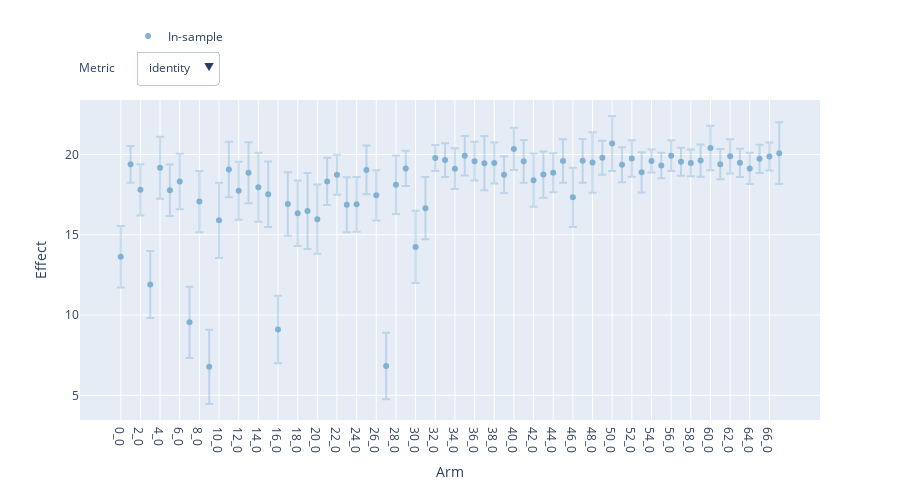

The cell this chart's notebook holds for it:
### Code cell
# Interactive plot of the target during the optimization process
render(interact_fitted(model, rel=False, ))

### Figure 1 — Plotly figure (JSON) as saved in the notebook; plotly's stock layout.template omitted (floating-point values rounded to 4 significant figures)
{"data": [{"error_y": {"array": [1.91, 1.139, 1.597, 2.09, 1.929, 1.61, 1.734, 2.214, 1.904, 2.316, 2.344, 1.729, 1.808, 1.904, 2.148, 2.036, 2.096, 1.98, 2.036, 2.372, 2.152, 1.467, 1.24, 1.714, 1.704, 1.52, 1.567, 2.075, 1.82, 1.096, 2.255, 1.942, 0.8118, 1.052, 1.27, 1.235, 1.209, 1.688, 1.283, 1.144, 1.315, 1.327, 1.656, 1.441, 1.216, 1.356, 1.839, 1.359, 1.887, 1.063, 1.711, 1.089, 1.136, 1.26, 0.7145, 0.793, 0.9582, 0.8728, 0.8366, 1.003, 1.385, 0.9439, 1.068, 0.8801, 0.9719, 0.8747, 0.8766, 1.928], "color": "rgba(128,177,211,0.4)", "type": "data"}, "hoverinfo": "text", "legendgroup": "In-sample", "marker": {"color": "rgba(128,177,211,1)"}, "mode": "markers", "name": "In-sample", "showlegend": true, "text": ["<b>Arm 0_0</b><br><br>identity: 13.632 [11.722, 15.542]<br><br><em>Parameterization:</em><br>Spin_Speed_1: 2404<br>Duration_t1: 15<br>Spin_Speed_2: 1745<br>Dispense_Speed: 203<br>Duration_t3: 13<br>Spin_Speed_3: 4494", "<b>Arm 1_0</b><br><br>identity: 19.386 [18.247, 20.525]<br><br><em>Parameterization:</em><br>Spin_Speed_1: 1835<br>Duration_t1: 17<br>Spin_Speed_2: 2289<br>Dispense_Speed: 289<br>Duration_t3: 11<br>Spin_Speed_3: 4389", "<b>Arm 2_0</b><br><br>identity: 17.802 [16.204, 19.399]<br><br><em>Parameterization:</em><br>Spin_Speed_1: 1067<br>Duration_t1: 33<br>Spin_Speed_2: 2352<br>Dispense_Speed: 235<br>Duration_t3: 5<br>Spin_Speed_3: 2861", "<b>Arm 3_0</b><br><br>identity: 11.901 [9.811, 13.991]<br><br><em>Parameterization:</em><br>Spin_Speed_1: 2276<br>Duration_t1: 18<br>Spin_Speed_2: 1821<br>Dispense_Speed: 26<br>Duration_t3: 15<br>Spin_Speed_3: 3241", "<b>Arm 4_0</b><br><br>identity: 19.171 [17.241, 21.100]<br><br><em>Parameterization:</em><br>Spin_Speed_1: 2147<br>Duration_t1: 30<br>Spin_Speed_2: 2816<br>Dispense_Speed: 290<br>Duration_t3: 29<br>Spin_Speed_3: 4981", "<b>Arm 5_0</b><br><br>identity: 17.773 [16.163, 19.383]<br><br><em>Parameterization:</em><br>Spin_Speed_1: 1152<br>Duration_t1: 28<br>Spin_Speed_2: 2734<br>Dispense_Speed: 122<br>Duration_t3: 8<br>Spin_Speed_3: 4856", "<b>Arm 6_0</b><br><br>identity: 18.318 [16.584, 20.052]<br><br><em>Parameterization:</em><br>Spin_Speed_1: 1240<br>Duration_t1: 23<br>Spin_Speed_2: 2993<br>Dispense_Speed: 190<br>Duration_t3: 19<br>Spin_Speed_3: 2560", "<b>Arm 7_0</b><br><br>identity: 9.544 [7.331, 11.758]<br><br><em>Parameterization:</em><br>Spin_Speed_1: 2471<br>Duration_t1: 21<br>Spin_Speed_2: 1394<br>Dispense_Speed: 138<br>Duration_t3: 29<br>Spin_Speed_3: 2046", "<b>Arm 8_0</b><br><br>identity: 17.067 [15.163, 18.972]<br><br><em>Parameterization:</em><br>Spin_Speed_1: 907<br>Duration_t1: 9<br>Spin_Speed_2: 2766<br>Dispense_Speed: 314<br>Duration_t3: 22<br>Spin_Speed_3: 4323", "<b>Arm 9_0</b><br><br>identity: 6.775 [4.459, 9.091]<br><br><em>Parameterization:</em><br>Spin_Speed_1: 2034<br>Duration_t1: 18<br>Spin_Speed_2: 1021<br>Dispense_Speed: 90<br>Duration_t3: 7<br>Spin_Speed_3: 4776", "<b>Arm 10_0</b><br><br>identity: 15.899 [13.555, 18.244]<br><br><em>Parameterization:</em><br>Spin_Speed_1: 540<br>Duration_t1: 19<br>Spin_Speed_2: 2383<br>Dispense_Speed: 16<br>Duration_t3: 23<br>Spin_Speed_3: 4632", "<b>Arm 11_0</b><br><br>identity: 19.061 [17.332, 20.790]<br><br><em>Parameterization:</em><br>Spin_Speed_1: 1532<br>Duration_t1: 12<br>Spin_Speed_2: 1955<br>Dispense_Speed: 383<br>Duration_t3: 18<br>Spin_Speed_3: 4137", "<b>Arm 12_0</b><br><br>identity: 17.747 [15.940, 19.555]<br><br><em>Parameterization:</em><br>Spin_Speed_1: 1024<br>Duration_t1: 8<br>Spin_Speed_2: 2631<br>Dispense_Speed: 367<br>Duration_t3: 21<br>Spin_Speed_3: 2135", "<b>Arm 13_0</b><br><br>identity: 18.866 [16.962, 20.770]<br><br><em>Parameterization:</em><br>Spin_Speed_1: 1768<br>Duration_t1: 22<br>Spin_Speed_2: 2927<br>Dispense_Speed: 77<br>Duration_t3: 10<br>Spin_Speed_3: 4208", "<b>Arm 14_0</b><br><br>identity: 17.956 [15.807, 20.104]<br><br><em>Parameterization:</em><br>Spin_Speed_1: 1598<br>Duration_t1: 29<br>Spin_Speed_2: 2592<br>Dispense_Speed: 396<br>Duration_t3: 23<br>Spin_Speed_3: 3688", "<b>Arm 15_0</b><br><br>identity: 17.521 [15.485, 19.557]<br><br><em>Parameterization:</em><br>Spin_Speed_1: 691<br>Duration_t1: 14<br>Spin_Speed_2: 1661<br>Dispense_Speed: 248<br>Duration_t3: 19<br>Spin_Speed_3: 3523", "<b>Arm 16_0</b><br><br>identity: 9.101 [7.005, 11.197]<br><br><em>Parameterization:</em><br>Spin_Speed_1: 1745<br>Duration_t1: 28<br>Spin_Speed_2: 1098<br>Dispense_Speed: 108<br>Duration_t3: 16<br>Spin_Speed_3: 2467", "<b>Arm 17_0</b><br><br>identity: 16.913 [14.933, 18.894]<br><br><em>Parameterization:</em><br>Spin_Speed_1: 2111<br>Duration_t1: 31<br>Spin_Speed_2: 2065<br>Dispense_Speed: 349<br>Duration_t3: 27<br>Spin_Speed_3: 2251", "<b>Arm 18_0</b><br><br>identity: 16.341 [14.305, 18.377]<br><br><em>Parameterization:</em><br>Spin_Speed_1: 621<br>Duration_t1: 26<br>Spin_Speed_2: 1221<br>Dispense_Speed: 51<br>Duration_t3: 26<br>Spin_Speed_3: 3907", "<b>Arm 19_0</b><br><br>identity: 16.482 [14.110, 18.854]<br><br><em>Parameterization:</em><br>Spin_Speed_1: 1442<br>Duration_t1: 9<br>Spin_Speed_2: 1297<br>Dispense_Speed: 306<br>Duration_t3: 9<br>Spin_Speed_3: 3972", "<b>Arm 20_0</b><br><br>identity: 15.973 [13.821, 18.124]<br><br><em>Parameterization:</em><br>Spin_Speed_1: 810<br>Duration_t1: 33<br>Spin_Speed_2: 1776<br>Dispense_Speed: 258<br>Duration_t3: 6<br>Spin_Speed_3: 4599", "<b>Arm 21_0</b><br><br>identity: 18.323 [16.855, 19.790]<br><br><em>Parameterization:</em><br>Spin_Speed_1: 1308<br>Duration_t1: 32<br>Spin_Speed_2: 2558<br>Dispense_Speed: 146<br>Duration_t3: 12<br>Spin_Speed_3: 3111", "<b>Arm 22_0</b><br><br>identity: 18.739 [17.498, 19.979]<br><br><em>Parameterization:</em><br>Spin_Speed_1: 1333<br>Duration_t1: 20<br>Spin_Speed_2: 1878<br>Dispense_Speed: 212<br>Duration_t3: 24<br>Spin_Speed_3: 3386", "<b>Arm 23_0</b><br><br>identity: 16.866 [15.152, 18.579]<br><br><em>Parameterization:</em><br>Spin_Speed_1: 863<br>Duration_t1: 34<br>Spin_Speed_2: 1535<br>Dispense_Speed: 104<br>Duration_t3: 25<br>Spin_Speed_3: 3160", "<b>Arm 24_0</b><br><br>identity: 16.898 [15.194, 18.602]<br><br><em>Parameterization:</em><br>Spin_Speed_1: 675<br>Duration_t1: 26<br>Spin_Speed_2: 1604<br>Dispense_Speed: 66<br>Duration_t3: 21<br>Spin_Speed_3: 2720", "<b>Arm 25_0</b><br><br>identity: 19.04 [17.521, 20.560]<br><br><em>Parameterization:</em><br>Spin_Speed_1: 1420<br>Duration_t1: 12<br>Spin_Speed_2: 2015<br>Dispense_Speed: 277<br>Duration_t3: 7<br>Spin_Speed_3: 3621", "<b>Arm 26_0</b><br><br>identity: 17.456 [15.889, 19.024]<br><br><em>Parameterization:</em><br>Spin_Speed_1: 1973<br>Duration_t1: 24<br>Spin_Speed_2: 2137<br>Dispense_Speed: 218<br>Duration_t3: 16<br>Spin_Speed_3: 2822", "<b>Arm 27_0</b><br><br>identity: 6.824 [4.749, 8.899]<br><br><em>Parameterization:</em><br>Spin_Speed_1: 2349<br>Duration_t1: 15<br>Spin_Speed_2: 1315<br>Dispense_Speed: 35<br>Duration_t3: 18<br>Spin_Speed_3: 2282", "<b>Arm 28_0</b><br><br>identity: 18.117 [16.297, 19.937]<br><br><em>Parameterization:</em><br>Spin_Speed_1: 2211<br>Duration_t1: 10<br>Spin_Speed_2: 2465<br>Dispense_Speed: 156<br>Duration_t3: 13<br>Spin_Speed_3: 2585", "<b>Arm 29_0</b><br><br>identity: 19.135 [18.040, 20.231]<br><br><em>Parameterization:</em><br>Spin_Speed_1: 1632<br>Duration_t1: 20<br>Spin_Speed_2: 2233<br>Dispense_Speed: 328<br>Duration_t3: 14<br>Spin_Speed_3: 3025", "<b>Arm 30_0</b><br><br>identity: 14.244 [11.989, 16.500]<br><br><em>Parameterization:</em><br>Spin_Speed_1: 1881<br>Duration_t1: 25<br>Spin_Speed_2: 1449<br>Dispense_Speed: 360<br>Duration_t3: 10<br>Spin_Speed_3: 3843", "<b>Arm 31_0</b><br><br>identity: 16.656 [14.714, 18.597]<br><br><em>Parameterization:</em><br>Spin_Speed_1: 953<br>Duration_t1: 13<br>Spin_Speed_2: 1167<br>Dispense_Speed: 177<br>Duration_t3: 27<br>Spin_Speed_3: 3463", "<b>Arm 32_0</b><br><br>identity: 19.783 [18.971, 20.594]<br><br><em>Parameterization:</em><br>Spin_Speed_1: 1474<br>Duration_t1: 14<br>Spin_Speed_2: 2324<br>Dispense_Speed: 250<br>Duration_t3: 19<br>Spin_Speed_3: 3910", "<b>Arm 33_0</b><br><br>identity: 19.657 [18.605, 20.708]<br><br><em>Parameterization:</em><br>Spin_Speed_1: 1515<br>Duration_t1: 16<br>Spin_Speed_2: 2676<br>Dispense_Speed: 269<br>Duration_t3: 6<br>Spin_Speed_3: 3552", "<b>Arm 34_0</b><br><br>identity: 19.115 [17.845, 20.384]<br><br><em>Parameterization:</em><br>Spin_Speed_1: 1165<br>Duration_t1: 23<br>Spin_Speed_2: 2063<br>Dispense_Speed: 241<br>Duration_t3: 32<br>Spin_Speed_3: 2863", "<b>Arm 35_0</b><br><br>identity: 19.923 [18.688, 21.158]<br><br><em>Parameterization:</em><br>Spin_Speed_1: 1913<br>Duration_t1: 13<br>Spin_Speed_2: 2671<br>Dispense_Speed: 222<br>Duration_t3: 22<br>Spin_Speed_3: 5000", "<b>Arm 36_0</b><br><br>identity: 19.585 [18.376, 20.794]<br><br><em>Parameterization:</em><br>Spin_Speed_1: 1421<br>Duration_t1: 8<br>Spin_Speed_2: 2021<br>Dispense_Speed: 279<br>Duration_t3: 25<br>Spin_Speed_3: 3002", "<b>Arm 37_0</b><br><br>identity: 19.463 [17.774, 21.151]<br><br><em>Parameterization:</em><br>Spin_Speed_1: 1840<br>Duration_t1: 5<br>Spin_Speed_2: 2401<br>Dispense_Speed: 360<br>Duration_t3: 10<br>Spin_Speed_3: 3825", "<b>Arm 38_0</b><br><br>identity: 19.472 [18.188, 20.755]<br><br><em>Parameterization:</em><br>Spin_Speed_1: 1476<br>Duration_t1: 13<br>Spin_Speed_2: 2036<br>Dispense_Speed: 242<br>Duration_t3: 25<br>Spin_Speed_3: 5000", "<b>Arm 39_0</b><br><br>identity: 18.745 [17.601, 19.889]<br><br><em>Parameterization:</em><br>Spin_Speed_1: 1096<br>Duration_t1: 20<br>Spin_Speed_2: 2295<br>Dispense_Speed: 247<br>Duration_t3: 17<br>Spin_Speed_3: 2231", "<b>Arm 40_0</b><br><br>identity: 20.345 [19.030, 21.660]<br><br><em>Parameterization:</em><br>Spin_Speed_1: 2126<br>Duration_t1: 21<br>Spin_Speed_2: 2903<br>Dispense_Speed: 266<br>Duration_t3: 9<br>Spin_Speed_3: 5000", "<b>Arm 41_0</b><br><br>identity: 19.575 [18.247, 20.902]<br><br><em>Parameterization:</em><br>Spin_Speed_1: 1600<br>Duration_t1: 18<br>Spin_Speed_2: 2444<br>Dispense_Speed: 187<br>Duration_t3: 32<br>Spin_Speed_3: 4233", "<b>Arm 42_0</b><br><br>identity: 18.404 [16.747, 20.060]<br><br><em>Parameterization:</em><br>Spin_Speed_1: 1184<br>Duration_t1: 29<br>Spin_Speed_2: 1946<br>Dispense_Speed: 191<br>Duration_t3: 35<br>Spin_Speed_3: 4204", "<b>Arm 43_0</b><br><br>identity: 18.748 [17.307, 20.189]<br><br><em>Parameterization:</em><br>Spin_Speed_1: 1210<br>Duration_t1: 18<br>Spin_Speed_2: 1933<br>Dispense_Speed: 325<br>Duration_t3: 21<br>Spin_Speed_3: 2000", "<b>Arm 44_0</b><br><br>identity: 18.869 [17.653, 20.085]<br><br><em>Parameterization:</em><br>Spin_Speed_1: 1220<br>Duration_t1: 15<br>Spin_Speed_2: 2546<br>Dispense_Speed: 198<br>Duration_t3: 11<br>Spin_Speed_3: 2783", "<b>Arm 45_0</b><br><br>identity: 19.599 [18.243, 20.955]<br><br><em>Parameterization:</em><br>Spin_Speed_1: 1570<br>Duration_t1: 5<br>Spin_Speed_2: 2329<br>Dispense_Speed: 211<br>Duration_t3: 19<br>Spin_Speed_3: 4466", "<b>Arm 46_0</b><br><br>identity: 17.33 [15.491, 19.169]<br><br><em>Parameterization:</em><br>Spin_Speed_1: 925<br>Duration_t1: 22<br>Spin_Speed_2: 2808<br>Dispense_Speed: 268<br>Duration_t3: 5<br>Spin_Speed_3: 2000", "<b>Arm 47_0</b><br><br>identity: 19.606 [18.247, 20.965]<br><br><em>Parameterization:</em><br>Spin_Speed_1: 1631<br>Duration_t1: 22<br>Spin_Speed_2: 2902<br>Dispense_Speed: 281<br>Duration_t3: 5<br>Spin_Speed_3: 3450", "<b>Arm 48_0</b><br><br>identity: 19.499 [17.612, 21.385]<br><br><em>Parameterization:</em><br>Spin_Speed_1: 1720<br>Duration_t1: 5<br>Spin_Speed_2: 2707<br>Dispense_Speed: 260<br>Duration_t3: 10<br>Spin_Speed_3: 4488", "<b>Arm 49_0</b><br><br>identity: 19.797 [18.735, 20.860]<br><br><em>Parameterization:</em><br>Spin_Speed_1: 1451<br>Duration_t1: 9<br>Spin_Speed_2: 2149<br>Dispense_Speed: 256<br>Duration_t3: 27<br>Spin_Speed_3: 3416", "<b>Arm 50_0</b><br><br>identity: 20.687 [18.976, 22.398]<br><br><em>Parameterization:</em><br>Spin_Speed_1: 2358<br>Duration_t1: 19<br>Spin_Speed_2: 2981<br>Dispense_Speed: 298<br>Duration_t3: 13<br>Spin_Speed_3: 3658", "<b>Arm 51_0</b><br><br>identity: 19.357 [18.268, 20.446]<br><br><em>Parameterization:</em><br>Spin_Speed_1: 1490<br>Duration_t1: 19<br>Spin_Speed_2: 2611<br>Dispense_Speed: 270<br>Duration_t3: 5<br>Spin_Speed_3: 4888", "<b>Arm 52_0</b><br><br>identity: 19.749 [18.613, 20.885]<br><br><em>Parameterization:</em><br>Spin_Speed_1: 1790<br>Duration_t1: 20<br>Spin_Speed_2: 2696<br>Dispense_Speed: 227<br>Duration_t3: 5<br>Spin_Speed_3: 5000", "<b>Arm 53_0</b><br><br>identity: 18.887 [17.628, 20.147]<br><br><em>Parameterization:</em><br>Spin_Speed_1: 1120<br>Duration_t1: 18<br>Spin_Speed_2: 2238<br>Dispense_Speed: 273<br>Duration_t3: 31<br>Spin_Speed_3: 3881", "<b>Arm 54_0</b><br><br>identity: 19.591 [18.876, 20.305]<br><br><em>Parameterization:</em><br>Spin_Speed_1: 1509<br>Duration_t1: 18<br>Spin_Speed_2: 2552<br>Dispense_Speed: 254<br>Duration_t3: 17<br>Spin_Speed_3: 4265", "<b>Arm 55_0</b><br><br>identity: 19.312 [18.519, 20.105]<br><br><em>Parameterization:</em><br>Spin_Speed_1: 1317<br>Duration_t1: 18<br>Spin_Speed_2: 2336<br>Dispense_Speed: 262<br>Duration_t3: 23<br>Spin_Speed_3: 4092", "<b>Arm 56_0</b><br><br>identity: 19.924 [18.965, 20.882]<br><br><em>Parameterization:</em><br>Spin_Speed_1: 1671<br>Duration_t1: 16<br>Spin_Speed_2: 2613<br>Dispense_Speed: 271<br>Duration_t3: 17<br>Spin_Speed_3: 3640", "<b>Arm 57_0</b><br><br>identity: 19.552 [18.680, 20.425]<br><br><em>Parameterization:</em><br>Spin_Speed_1: 1596<br>Duration_t1: 19<br>Spin_Speed_2: 2668<br>Dispense_Speed: 237<br>Duration_t3: 12<br>Spin_Speed_3: 4999", "<b>Arm 58_0</b><br><br>identity: 19.476 [18.639, 20.312]<br><br><em>Parameterization:</em><br>Spin_Speed_1: 1428<br>Duration_t1: 15<br>Spin_Speed_2: 2488<br>Dispense_Speed: 292<br>Duration_t3: 13<br>Spin_Speed_3: 4281", "<b>Arm 59_0</b><br><br>identity: 19.622 [18.619, 20.625]<br><br><em>Parameterization:</em><br>Spin_Speed_1: 1513<br>Duration_t1: 15<br>Spin_Speed_2: 2388<br>Dispense_Speed: 198<br>Duration_t3: 18<br>Spin_Speed_3: 4580", "<b>Arm 60_0</b><br><br>identity: 20.405 [19.020, 21.789]<br><br><em>Parameterization:</em><br>Spin_Speed_1: 2134<br>Duration_t1: 20<br>Spin_Speed_2: 2989<br>Dispense_Speed: 238<br>Duration_t3: 18<br>Spin_Speed_3: 4014", "<b>Arm 61_0</b><br><br>identity: 19.4 [18.456, 20.344]<br><br><em>Parameterization:</em><br>Spin_Speed_1: 1568<br>Duration_t1: 20<br>Spin_Speed_2: 2755<br>Dispense_Speed: 238<br>Duration_t3: 17<br>Spin_Speed_3: 4749", "<b>Arm 62_0</b><br><br>identity: 19.885 [18.817, 20.954]<br><br><em>Parameterization:</em><br>Spin_Speed_1: 1647<br>Duration_t1: 14<br>Spin_Speed_2: 2413<br>Dispense_Speed: 293<br>Duration_t3: 25<br>Spin_Speed_3: 4326", "<b>Arm 63_0</b><br><br>identity: 19.484 [18.604, 20.364]<br><br><em>Parameterization:</em><br>Spin_Speed_1: 1403<br>Duration_t1: 18<br>Spin_Speed_2: 2463<br>Dispense_Speed: 256<br>Duration_t3: 25<br>Spin_Speed_3: 3426", "<b>Arm 64_0</b><br><br>identity: 19.132 [18.160, 20.104]<br><br><em>Parameterization:</em><br>Spin_Speed_1: 1303<br>Duration_t1: 17<br>Spin_Speed_2: 2400<br>Dispense_Speed: 246<br>Duration_t3: 17<br>Spin_Speed_3: 4827", "<b>Arm 65_0</b><br><br>identity: 19.729 [18.855, 20.604]<br><br><em>Parameterization:</em><br>Spin_Speed_1: 1677<br>Duration_t1: 19<br>Spin_Speed_2: 2765<br>Dispense_Speed: 267<br>Duration_t3: 16<br>Spin_Speed_3: 4181", "<b>Arm 66_0</b><br><br>identity: 19.876 [18.999, 20.752]<br><br><em>Parameterization:</em><br>Spin_Speed_1: 1553<br>Duration_t1: 13<br>Spin_Speed_2: 2396<br>Dispense_Speed: 273<br>Duration_t3: 16<br>Spin_Speed_3: 3785", "<b>Arm 67_0</b><br><br>identity: 20.084 [18.156, 22.011]<br><br><em>Parameterization:</em><br>Spin_Speed_1: 2579<br>Duration_t1: 21<br>Spin_Speed_2: 3000<br>Dispense_Speed: 228<br>Duration_t3: 13<br>Spin_Speed_3: 5000"], "type": "scatter", "visible": true, "x": ["0_0", "1_0", "2_0", "3_0", "4_0", "5_0", "6_0", "7_0", "8_0", "9_0", "10_0", "11_0", "12_0", "13_0", "14_0", "15_0", "16_0", "17_0", "18_0", "19_0", "20_0", "21_0", "22_0", "23_0", "24_0", "25_0", "26_0", "27_0", "28_0", "29_0", "30_0", "31_0", "32_0", "33_0", "34_0", "35_0", "36_0", "37_0", "38_0", "39_0", "40_0", "41_0", "42_0", "43_0", "44_0", "45_0", "46_0", "47_0", "48_0", "49_0", "50_0", "51_0", "52_0", "53_0", "54_0", "55_0", "56_0", "57_0", "58_0", "59_0", "60_0", "61_0", "62_0", "63_0", "64_0", "65_0", "66_0", "67_0"], "y": [13.63, 19.39, 17.8, 11.9, 19.17, 17.77, 18.32, 9.544, 17.07, 6.775, 15.9, 19.06, 17.75, 18.87, 17.96, 17.52, 9.101, 16.91, 16.34, 16.48, 15.97, 18.32, 18.74, 16.87, 16.9, 19.04, 17.46, 6.824, 18.12, 19.14, 14.24, 16.66, 19.78, 19.66, 19.11, 19.92, 19.58, 19.46, 19.47, 18.74, 20.35, 19.57, 18.4, 18.75, 18.87, 19.6, 17.33, 19.61, 19.5, 19.8, 20.69, 19.36, 19.75, 18.89, 19.59, 19.31, 19.92, 19.55, 19.48, 19.62, 20.4, 19.4, 19.89, 19.48, 19.13, 19.73, 19.88, 20.08]}], "layout": {"annotations": [{"font": {"size": 12}, "showarrow": false, "text": "Metric", "x": 0.05, "xanchor": "right", "xref": "paper", "y": 1.1, "yanchor": "middle", "yref": "paper"}], "height": 500, "hovermode": "closest", "legend": {"orientation": "h", "x": 0.065, "xanchor": "left", "y": 1.2, "yanchor": "middle"}, "updatemenus": [{"buttons": [{"args": ["visible", [true]], "label": "identity", "method": "restyle"}], "x": 0.075, "xanchor": "left", "y": 1.1, "yanchor": "middle"}], "xaxis": {"title": {"text": "Arm"}, "type": "category", "zeroline": false}, "yaxis": {"ticksuffix": "", "title": {"text": "Effect"}, "zeroline": true, "zerolinecolor": "red"}}}
